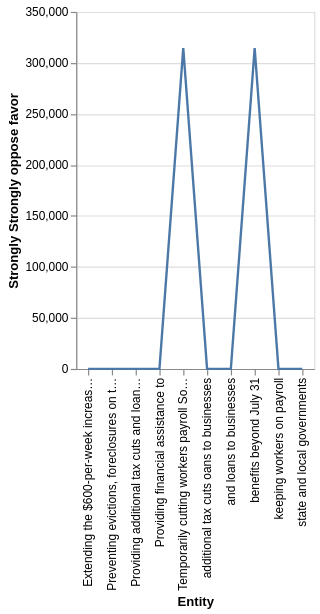

Describe this chart as a Vega-Lite specification.
### Vega-Lite specification from a JSON file in a GitHub repository (floating-point values rounded to 4 significant figures)
{"$schema": "https://vega.github.io/schema/vega-lite/v5.json", "description": "Line chart auto-generated from CSV", "data": {"values": [{"Entity": "Temporarily cutting workers payroll Social Security and Medicare taxes", "Strongly Strongly oppose favor": "314620", "Somewhat oppose": "46", "Somewhat favor": "20", "Strongly favor": "26"}, {"Entity": "benefits beyond July 31", "Strongly Strongly oppose favor": "314620", "Somewhat oppose": "0", "Somewhat favor": "0", "Strongly favor": "0"}, {"Entity": "Extending the $600-per-week increase in unemployment", "Strongly Strongly oppose favor": "39", "Somewhat oppose": "20", "Somewhat favor": "19", "Strongly favor": "27"}, {"Entity": "state and local governments", "Strongly Strongly oppose favor": "23", "Somewhat oppose": "9", "Somewhat favor": "14", "Strongly favor": "39"}, {"Entity": "Providing financial assistance to", "Strongly Strongly oppose favor": "23", "Somewhat oppose": "9", "Somewhat favor": "14", "Strongly favor": "39"}, {"Entity": "keeping workers on payroll", "Strongly Strongly oppose favor": "0", "Somewhat oppose": "0", "Somewhat favor": "0", "Strongly favor": "0"}, {"Entity": "and loans to businesses", "Strongly Strongly oppose favor": "11", "Somewhat oppose": "8", "Somewhat favor": "42", "Strongly favor": "45"}, {"Entity": "additional tax cuts oans to businesses", "Strongly Strongly oppose favor": "11", "Somewhat oppose": "8", "Somewhat favor": "42", "Strongly favor": "45"}, {"Entity": "Providing additional tax cuts and loans to businesses", "Strongly Strongly oppose favor": "11", "Somewhat oppose": "8", "Somewhat favor": "42", "Strongly favor": "45"}, {"Entity": "Preventing evictions, foreclosures on those who have lost jobs or income", "Strongly Strongly oppose favor": "12", "Somewhat oppose": "12", "Somewhat favor": "12", "Strongly favor": "3"}]}, "mark": "line", "encoding": {"x": {"field": "Entity", "type": "ordinal"}, "y": {"field": "Strongly Strongly oppose favor", "type": "quantitative"}}}
